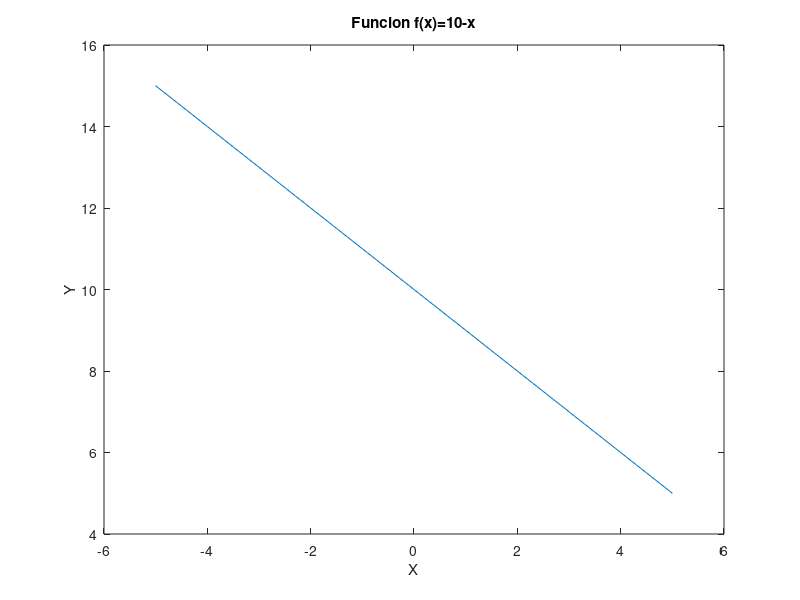

Write MATLAB code to recreate this figure.
% Title       : Derivadas con Formula General Lamina 23
% Description : Script para graficar una funcion de la forma f(x)=10-x
% Author      : Erika Amairani Leonardo Arce
% Date        : 20210415

% Limpiar variables
clear
% Rango de -3..3 en i=1
x=[-5:0.1:5];
% Valor de la funcion
y=((10-(x)));
% Dibujar grafica 
plot (x,y);
% Titulo
title("Funcion f(x)=10-x");
% Etiqueta de x
xlabel("X");
% Etiqueta de y
ylabel("Y");
